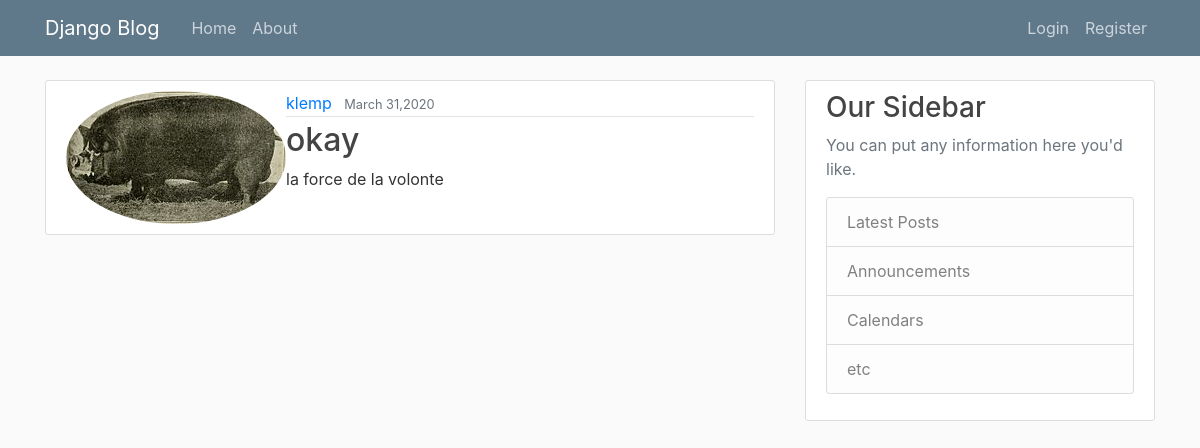
The page /post/12 on the database its author committed.
### blog/models.py (models this page shows, shortened)
class Post(models.Model):
    title = models.CharField(max_length=100)
    content = models.TextField()
    date_posted = models.DateTimeField(default= timezone.now)
    author = models.ForeignKey(User, on_delete= models.CASCADE)

### users/models.py (models this page shows, shortened)
class Profile(models.Model):
    user = models.OneToOneField(User, on_delete = models.CASCADE)
    image = models.ImageField(default='default.jpg', upload_to='profile_pics')

### blog/views.py (the view)
class PostDetailView(DetailView):
    model = Post

### blog/templates/blog/post_detail.html (shortened to what this page needs)
{% extends "blog/base.html" %}
{% block content %}
     <article class="media content-section">
       <img class="rounded-circle article-image" src="{{object.author.profile.image.url}}" alt="">
       <div class="media-body">
         <div class="article-metadata">
           <a class="mr-2" href="{% url 'user-posts'  object.author.username %}">{{ object.author }}</a>
           <small class="text-muted">{{ object.date_posted|date:"F d,Y" }}</small>
         </div>
         <h2 class="article-title">{{ object.title }}</h2>
         <p class="article-content">{{ object.content }}</p>
       </div>
     </article>
{% endblock content%}

### blog/static/blog/main.css (style rules this page uses)
body { background: #fafafa; color: #333333; margin-top: 5rem; }
h1, h2, h3, h4, h5, h6 { color: #444444; }
.content-section { background: #ffffff; padding: 10px 20px; border: 1px solid #dddddd; border-radius: 3px; margin-bottom: 20px; }
.article-title { color: #444444; }
.article-content { white-space: pre-line; }
.article-metadata { padding-bottom: 1px; margin-bottom: 4px; border-bottom: 1px solid #e3e3e3 }

### rows shown on the page
Post: author.profile.image (picture), author "klemp", date_posted "March 31,2020", title "okay", content "la force de la volonte"
